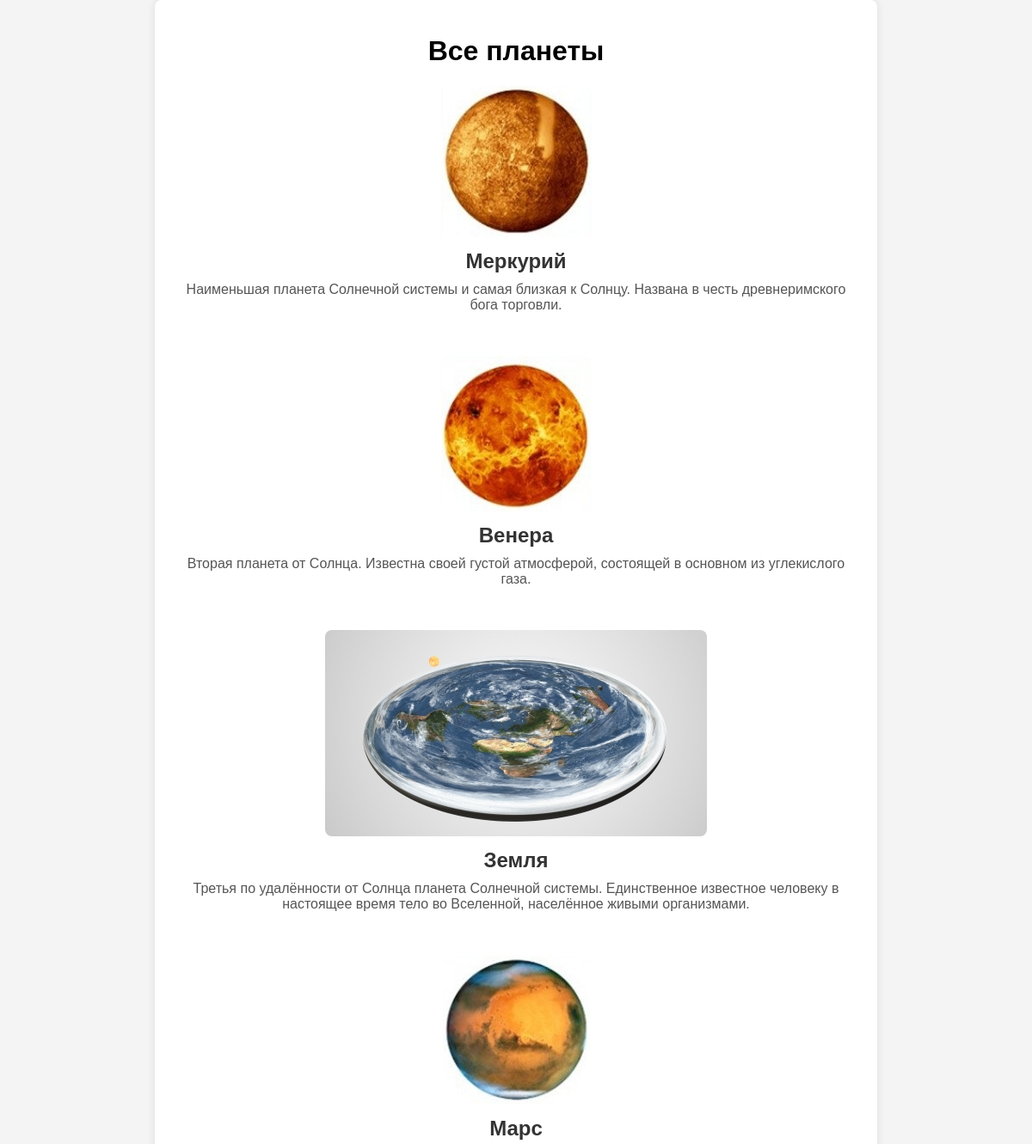
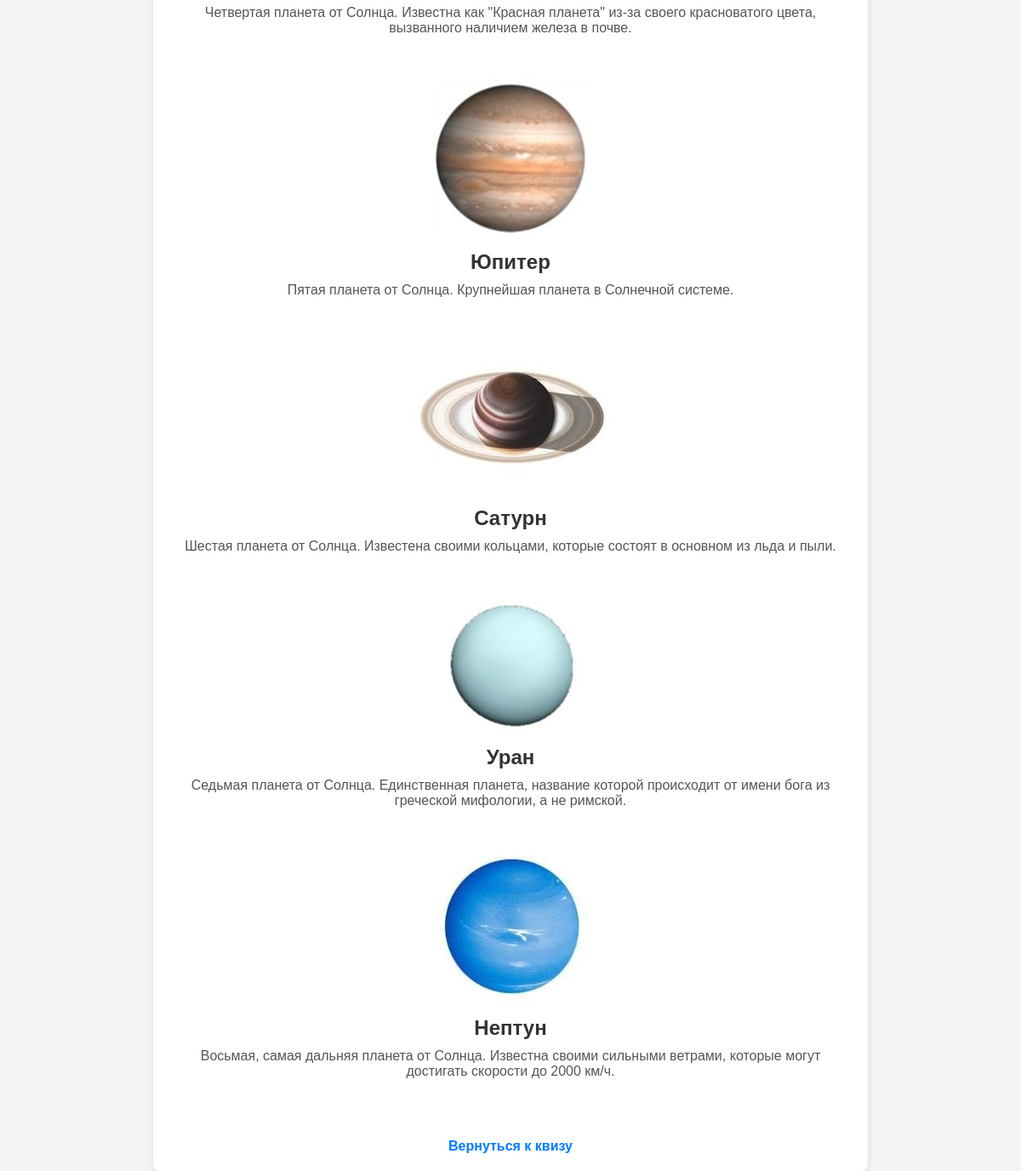
Page /all/ on the committed database (2 pictures, top to bottom).
### planets/models.py (models this page shows, shortened)
class CelestialBody(models.Model):
    name = models.CharField(max_length=100)
    description = models.TextField()
    image = models.ImageField(upload_to='images/')
    is_planet = models.BooleanField(default=True)
    order_from_sun = models.PositiveIntegerField(null=True, blank=True)

### planets/views.py (the view)
# urls.py: path('all/', views.all_planets, name='all_planets'),
def all_planets(request):
    planets = CelestialBody.objects.filter(is_planet=True).order_by('order_from_sun')
    return render(request, 'planets/all_planets.html', {'planets': planets})

### planets/templates/planets/all_planets.html (shortened to what this page needs)
<!DOCTYPE html>
<html>
<head>
    {% load static %}
    <link rel="stylesheet" type="text/css" href="{% static 'planets/style.css' %}">
</head>
<body>
    <div class="container">
        <h1>Все планеты</h1>
        <div class="planets-list">
            {% for planet in planets %}
                <div class="planet-item">
                    <img src="{{ planet.image.url }}" alt="{{ planet.name }}">
                    <h2>{{ planet.name }}</h2>
                    <p>{{ planet.description }}</p>
                </div>
            {% endfor %}
        </div>
        <a href="{% url 'index' %}" class="back-button">Вернуться к квизу</a>
    </div>
</body>
</html>

### planets/static/planets/style.css (style rules this page uses)
body { font-family: Arial, sans-serif; background-color: #f4f4f4; margin: 0; padding: 0; display: flex; justify-content: center; align-items: flex-start; height: 100vh; overflow-y: auto; }
.container { background-color: #fff; padding: 20px; border-radius: 8px; box-shadow: 0 0 10px rgba(0, 0, 0, 0.1); text-align: center; width: 100%; max-width: 800px; display: flex; flex-direction: column; align-items: center; }
.planets-list { display: flex; flex-direction: column; align-items: center; width: 100%; }
.planet-item { margin-bottom: 40px; text-align: center; width: 100%; }
.planet-item img { max-width: 100%; height: auto; border-radius: 8px; }
.planet-item h2 { margin: 10px 0; color: #333; }
.planet-item p { margin: 10px 0; color: #555; }
.back-button { display: inline-block; margin-top: 20px; color: #007BFF; text-decoration: none; font-weight: bold; }

### rows in the picture
CelestialBody: image (picture), name "Меркурий", description "Наименьшая планета Солнечной системы и самая близкая к Солнцу. Названа в честь древнеримского бога торговли."
CelestialBody: image (picture), name "Венера", description "Вторая планета от Солнца. Известна своей густой атмосферой, состоящей в основном из углекислого газа."
CelestialBody: image (picture), name "Земля", description "Третья по удалённости от Солнца планета Солнечной системы. Единственное известное человеку в настоящее время тело во Вселенной, населённое живыми организмами."
CelestialBody: image (picture), name "Марс", description "Четвертая планета от Солнца. Известна как \"Красная планета\" из-за своего красноватого цвета, вызванного наличием железа в почве."
CelestialBody: image (picture), name "Юпитер", description "Пятая планета от Солнца. Крупнейшая планета в Солнечной системе."
CelestialBody: image (picture), name "Сатурн", description "Шестая планета от Солнца. Известена своими кольцами, которые состоят в основном из льда и пыли."
CelestialBody: image (picture), name "Уран", description "Седьмая планета от Солнца. Единственная планета, название которой происходит от имени бога из греческой мифологии, а не римской."
CelestialBody: image (picture), name "Нептун", description "Восьмая, самая дальняя планета от Солнца. Известна своими сильными ветрами, которые могут достигать скорости до 2000 км/ч."
